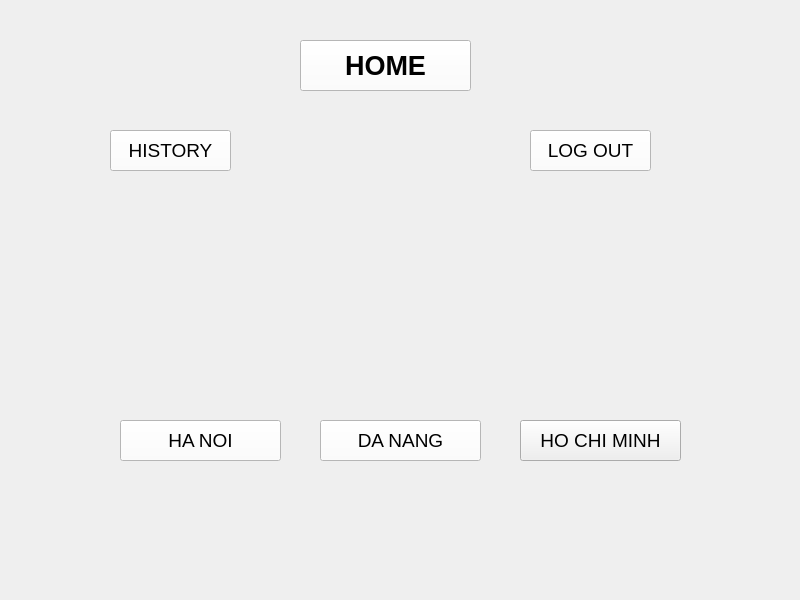
<?xml version="1.0" encoding="UTF-8"?>
<ui version="4.0">
 <class>MainWindow</class>
 <widget class="QMainWindow" name="MainWindow">
  <property name="geometry">
   <rect>
    <x>0</x>
    <y>0</y>
    <width>800</width>
    <height>600</height>
   </rect>
  </property>
  <property name="windowTitle">
   <string>MainWindow</string>
  </property>
  <property name="styleSheet">
   <string notr="true"/>
  </property>
  <widget class="QWidget" name="centralwidget">
   <widget class="QLabel" name="label">
    <property name="geometry">
     <rect>
      <x>0</x>
      <y>0</y>
      <width>801</width>
      <height>561</height>
     </rect>
    </property>
    <property name="text">
     <string/>
    </property>
    <property name="pixmap">
     <pixmap>image1.jpg</pixmap>
    </property>
    <property name="scaledContents">
     <bool>true</bool>
    </property>
   </widget>
   <widget class="QPushButton" name="hcmbutton">
    <property name="geometry">
     <rect>
      <x>520</x>
      <y>420</y>
      <width>161</width>
      <height>41</height>
     </rect>
    </property>
    <property name="font">
     <font>
      <pointsize>14</pointsize>
     </font>
    </property>
    <property name="text">
     <string>HO CHI MINH</string>
    </property>
   </widget>
   <widget class="QPushButton" name="dnbutton">
    <property name="geometry">
     <rect>
      <x>320</x>
      <y>420</y>
      <width>161</width>
      <height>41</height>
     </rect>
    </property>
    <property name="font">
     <font>
      <pointsize>14</pointsize>
      <weight>50</weight>
      <bold>false</bold>
     </font>
    </property>
    <property name="styleSheet">
     <string notr="true">background: rgb(255, 255, 255);</string>
    </property>
    <property name="text">
     <string>DA NANG</string>
    </property>
   </widget>
   <widget class="QPushButton" name="home">
    <property name="geometry">
     <rect>
      <x>300</x>
      <y>40</y>
      <width>171</width>
      <height>51</height>
     </rect>
    </property>
    <property name="font">
     <font>
      <pointsize>20</pointsize>
      <weight>75</weight>
      <bold>true</bold>
     </font>
    </property>
    <property name="styleSheet">
     <string notr="true">background: rgb(255,255,255)</string>
    </property>
    <property name="text">
     <string>HOME</string>
    </property>
   </widget>
   <widget class="QPushButton" name="logoutbutton">
    <property name="geometry">
     <rect>
      <x>530</x>
      <y>130</y>
      <width>121</width>
      <height>41</height>
     </rect>
    </property>
    <property name="font">
     <font>
      <pointsize>14</pointsize>
      <weight>50</weight>
      <bold>false</bold>
     </font>
    </property>
    <property name="styleSheet">
     <string notr="true">background: rgb(255, 255, 255);</string>
    </property>
    <property name="text">
     <string>LOG OUT</string>
    </property>
   </widget>
   <widget class="QPushButton" name="hnbutton">
    <property name="geometry">
     <rect>
      <x>120</x>
      <y>420</y>
      <width>161</width>
      <height>41</height>
     </rect>
    </property>
    <property name="font">
     <font>
      <pointsize>14</pointsize>
     </font>
    </property>
    <property name="styleSheet">
     <string notr="true">background: rgb(255,255,255)</string>
    </property>
    <property name="text">
     <string>HA NOI</string>
    </property>
   </widget>
   <widget class="QPushButton" name="historybutton">
    <property name="geometry">
     <rect>
      <x>110</x>
      <y>130</y>
      <width>121</width>
      <height>41</height>
     </rect>
    </property>
    <property name="font">
     <font>
      <pointsize>14</pointsize>
      <weight>50</weight>
      <bold>false</bold>
     </font>
    </property>
    <property name="styleSheet">
     <string notr="true">background: rgb(255, 255, 255);</string>
    </property>
    <property name="text">
     <string>HISTORY</string>
    </property>
   </widget>
  </widget>
  <widget class="QMenuBar" name="menubar">
   <property name="geometry">
    <rect>
     <x>0</x>
     <y>0</y>
     <width>800</width>
     <height>26</height>
    </rect>
   </property>
  </widget>
 </widget>
 <resources>
  <include location="picture.qrc"/>
 </resources>
 <connections/>
</ui>
